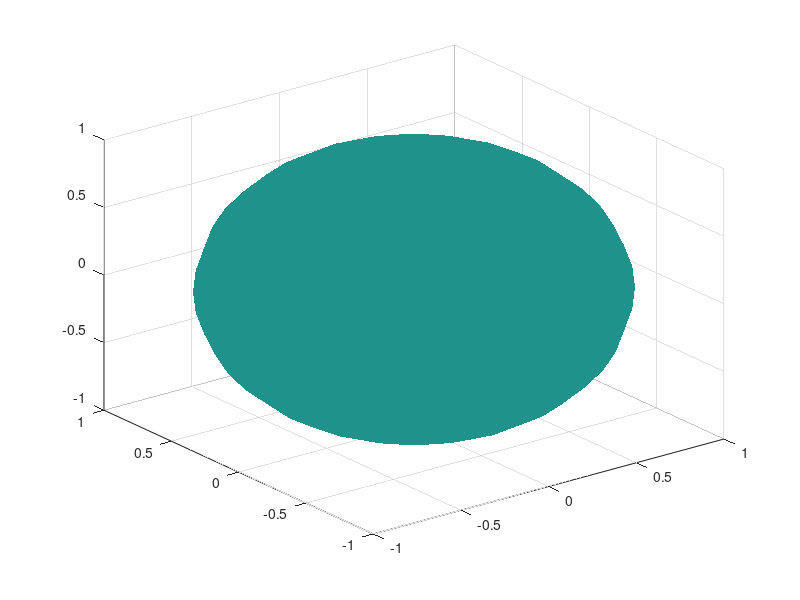

Here is the MATLAB script that generated this plot: (Note: this script raises an error after producing the figure.)
function sphere_stereograph_display_test02 ( )

%*****************************************************************************80
%
%% SPHERE_STEREOGRAPH_DISPLAY_TEST02 displays inverse stereograph points.
%
%  Discussion:
%
%    We draw a circle on the plane and then compute the inverse stereographic
%    images on the sphere.
%
%  Licensing:
%
%    This code is distributed under the GNU LGPL license.
%
%  Modified:
%
%    11 November 2010
%
%  Author:
%
%    John Burkardt
%
  figure ( 2 )
%
%  Generate data to display a semi-transparent sphere.
%
  [ x, y, z ] = sphere ( 20 );
  c = 0.20 * ones ( size ( z ) );
  surf ( x, y, z, c, 'EdgeColor', 'none' );
  alpha ( 0.5 );
%
%  Hold the graphics screen for more output.
%
  hold on
%
%  Draw a magenta plane.
%
  x = [ -2, 2, 2, -2 ];
  y = [ -2, -2, 2, 2 ];
  z = [ 1, 1, 1, 1 ];
  c = 'm';
  patch ( x, y, z, c );
  alpha ( 0.5 );
%
%  Set the points on the plane.
%
  n = 24;
  angle = ( 0 : n - 1 ) * 2 * pi / n;
  q = zeros ( 3, n );
  q(1,1:n) = 1 + cos ( angle );
  q(2,1:n) = sin ( angle );
  q(3,1:n) = 1.0;
%
%  Compute the stereographic pre-images of the points.
%
  p = sphere_stereograph_inverse ( q );
%
%  Draw the focus, center, and pole points in black.
%
  scatter3 ( [0, 0, 0], [0, 0, 0], [-1, 0, +1], 'filled', 'k', 'SizeData', 100 );
%
%  Draw the object points in blue.
%
  scatter3 ( p(1,:), p(2,:), p(3,:), 'filled', 'b' );
%
%  Draw the image points in red.
%
  scatter3 ( q(1,:), q(2,:), q(3,:), 'filled', 'r' );
%
%  Draw a line through the focus, center, and pole.
%
  line ( [0,0,0], [0,0,0], [-1,0,+1], 'Color', 'k', 'LineWidth', 2 )
%
%  Draw lines from the focus through each object point to its image.
%
  pole = zeros ( 3, n );
  pole(3,1:n) = -1.0;

  for j = 1 : n
    line ( [ pole(1,1:n); p(1,1:n); q(1,1:n)], ...
           [ pole(2,1:n); p(2,1:n); q(2,1:n)], ...
           [ pole(3,1:n); p(3,1:n); q(3,1:n)], ...
      'Color', 'b' )
  end
%
%  Make the axes equal and limit the range.
%
  axis equal
  axis ( [ -2, +2, -2, +2, -2, +2 ] );
%
%  Label the plot.
%
  xlabel ( '--X axis--' )
  ylabel ( '--Y axis--' )
  zlabel ( '--Z axis--' )

  title ( 'Inverse Stereographic Projection of a Planar Circle' )

  hold off

  return
end
